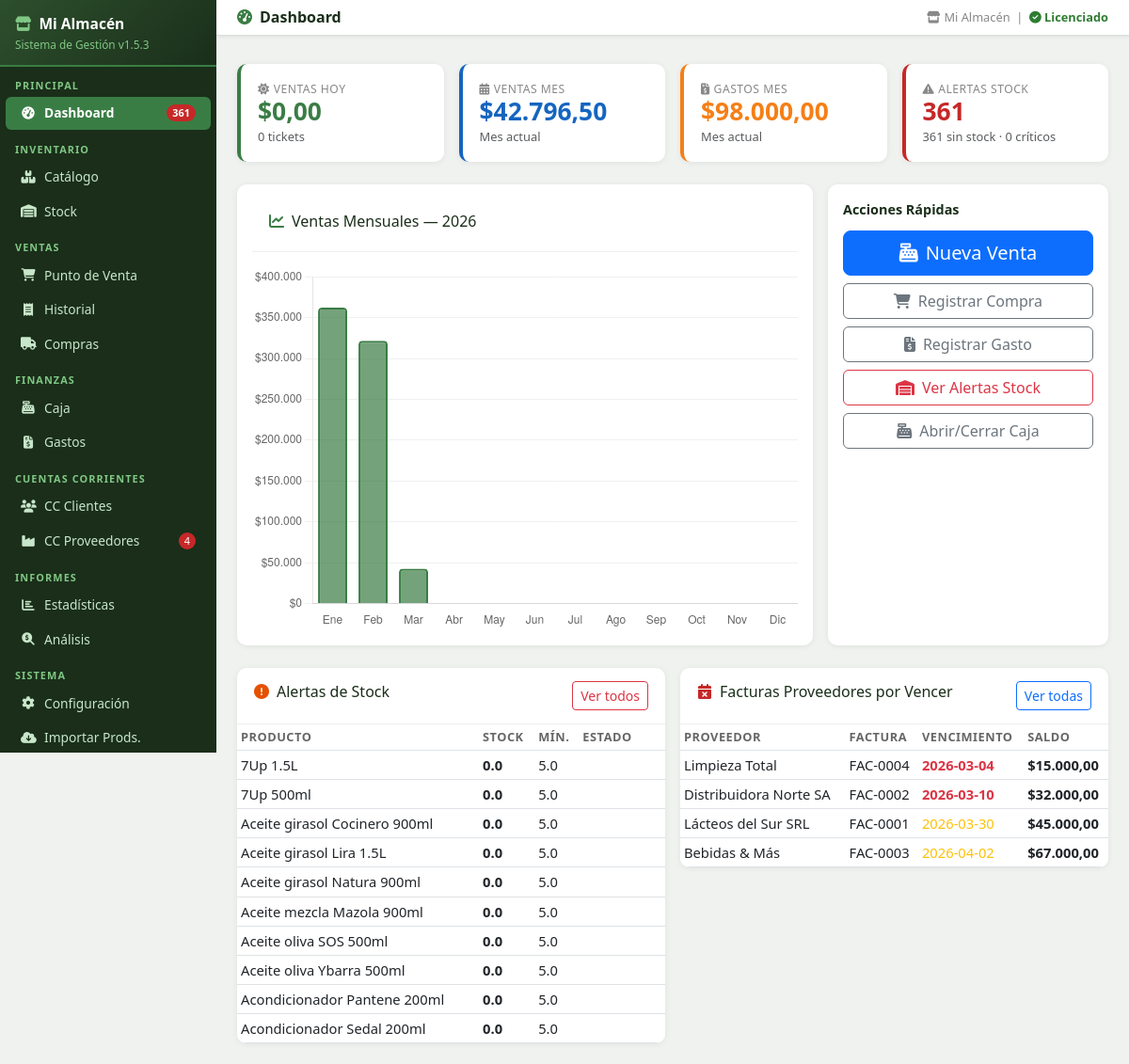
The app's page / (signed in) with its own data.
### tables this page shows
CREATE TABLE config (
            clave TEXT PRIMARY KEY,
            valor TEXT
        );

CREATE TABLE stock (
            id INTEGER PRIMARY KEY AUTOINCREMENT,
            producto_id INTEGER UNIQUE REFERENCES productos(id) ON DELETE CASCADE,
            stock_actual REAL DEFAULT 0,
            stock_minimo REAL DEFAULT 5,
            stock_maximo REAL DEFAULT 50,
            ultimo_ingreso TEXT DEFAULT '',
            proveedor_habitual TEXT DEFAULT ''
        );

CREATE TABLE productos (
            id INTEGER PRIMARY KEY AUTOINCREMENT,
            codigo_interno TEXT UNIQUE NOT NULL,
            codigo_barras TEXT DEFAULT '',
            descripcion TEXT NOT NULL,
            marca TEXT DEFAULT '',
            categoria TEXT DEFAULT '',
            unidad TEXT DEFAULT 'Unidad',
            por_peso INTEGER DEFAULT 0,
            costo REAL DEFAULT 0,
            precio_venta REAL DEFAULT 0,
            iva TEXT DEFAULT '21%',
            activo INTEGER DEFAULT 1,
            created_at TEXT DEFAULT CURRENT_TIMESTAMP
        );

CREATE TABLE facturas_proveedores (
            id INTEGER PRIMARY KEY AUTOINCREMENT,
            proveedor_id INTEGER REFERENCES proveedores(id),
            numero_factura TEXT DEFAULT '',
            fecha TEXT,
            fecha_vencimiento TEXT,
            importe REAL DEFAULT 0,
            pagado REAL DEFAULT 0,
            observaciones TEXT DEFAULT ''
        );

CREATE TABLE proveedores (
            id INTEGER PRIMARY KEY AUTOINCREMENT,
            codigo TEXT UNIQUE,
            nombre TEXT NOT NULL,
            cuit TEXT DEFAULT '',
            telefono TEXT DEFAULT '',
            email TEXT DEFAULT '',
            dias_credito INTEGER DEFAULT 30,
            activo INTEGER DEFAULT 1
        );

### app.py (the view)
@app.route('/')
@login_required
def dashboard():
    kpis = db.get_dashboard_kpis()
    ventas_mes_data = db.get_ventas_por_mes()
    meses_labels = ['Ene','Feb','Mar','Abr','May','Jun','Jul','Ago','Sep','Oct','Nov','Dic']
    ventas_chart = [ventas_mes_data.get(m, {}).get('total', 0) for m in range(1, 13)]
    alertas_stock = db.get_stock_full(alerta_only=True)
    facturas_venc = db.q("""SELECT fp.*,p.nombre as prov FROM facturas_proveedores fp
        JOIN proveedores p ON p.id=fp.proveedor_id
        WHERE fp.fecha_vencimiento<=date('now','+30 days') AND fp.importe>fp.pagado
        ORDER BY fp.fecha_vencimiento LIMIT 5""")
    return render_template('dashboard.html',
        kpis=kpis, ventas_chart=json.dumps(ventas_chart),
        meses_labels=json.dumps(meses_labels),
        alertas_stock=alertas_stock[:10],
        facturas_venc=facturas_venc)

### app.py (called while the page is built)
def login_required(f):
    @wraps(f)
    def decorated(*args, **kwargs):
        if 'user' not in session:
            flash('⚠ Debés iniciar sesión para acceder.', 'warning')
            return redirect(url_for('login', next=request.path))
        return f(*args, **kwargs)
    return decorated

@app.before_request
def before():
    global _scheduler_started
    db.init_db()
    if not _scheduler_started:
        _scheduler_started = True
        iniciar_backup_scheduler()
    public = {'/login', '/static'}
    if any(request.path.startswith(p) for p in public):
        return
    if 'user' in session:
        try:
            inv_at = db.get_config().get('sessions_invalidated_at', '')
            login_at = session.get('login_date', '')
            if inv_at and login_at and login_at < inv_at:
                session.clear()
        except Exception:
            pass
    if 'user' not in session and request.endpoint not in ('login', 'apagar_rapido', 'static', None):
        return redirect(url_for('login', next=request.path))

def fmt_ars(v):
    try:
        return f"${float(v):,.2f}".replace(',','X').replace('.',',').replace('X','.')
    except:
        return "$0,00"

### database.py (called while the page is built, shortened)
def get_conn():
    conn = sqlite3.connect(DB_PATH)
    conn.row_factory = sqlite3.Row
    conn.execute("PRAGMA foreign_keys = ON")
    return conn

def q(sql, params=(), fetchall=True, fetchone=False, commit=False):
    conn = get_conn()
    try:
        c = conn.cursor()
        c.execute(sql, params)
        if commit:
            conn.commit()
            return c.lastrowid
        if fetchone:
            return c.fetchone()
        if fetchall:
            return c.fetchall()
    finally:
        conn.close()

def init_db():
    global _db_initialized
    if _db_initialized:
        return

def get_config():
    rows = q("SELECT clave, valor FROM config")
    return {r['clave']: r['valor'] for r in rows}

def get_ventas_por_mes(year=None):
    if not year:
        year = date.today().year
    rows = q("""SELECT strftime('%m',fecha) as mes,
                ROUND(SUM(total),2) as total,
                COUNT(DISTINCT id) as tickets
                FROM ventas WHERE strftime('%Y',fecha)=? GROUP BY mes ORDER BY mes""",
             (str(year),))
    result = {}
    for r in rows:
        result[int(r['mes'])] = {'total': r['total'], 'tickets': r['tickets']}
    return result

### templates/dashboard.html (shortened to what this page needs)
{% extends 'base.html' %}
{% block page_title %}<i class="fas fa-tachometer-alt me-2" style="color:#3a7d44"></i>Dashboard{% endblock %}
{% block content %}
<div class="row g-3 mb-4">
  <div class="col-sm-6 col-lg-3">
    <div class="kpi-card">
      <div class="kpi-lbl"><i class="fas fa-sun me-1"></i>Ventas Hoy</div>
      <div class="kpi-val">{{ fmt_ars(kpis.ventas_hoy) }}</div>
      <small class="text-muted">{{ kpis.tickets_hoy }} tickets</small>
    </div>
  </div>
  <div class="col-sm-6 col-lg-3">
    <div class="kpi-card blue">
      <div class="kpi-lbl"><i class="fas fa-calendar-alt me-1"></i>Ventas Mes</div>
      <div class="kpi-val">{{ fmt_ars(kpis.ventas_mes) }}</div>
      <small class="text-muted">Mes actual</small>
    </div>
  </div>
  <div class="col-sm-6 col-lg-3">
    <div class="kpi-card orange">
      <div class="kpi-lbl"><i class="fas fa-file-invoice-dollar me-1"></i>Gastos Mes</div>
      <div class="kpi-val">{{ fmt_ars(kpis.gastos_mes) }}</div>
      <small class="text-muted">Mes actual</small>
    </div>
  </div>
  <div class="col-sm-6 col-lg-3">
    <div class="kpi-card {% if kpis.sin_stock > 0 %}red{% endif %}">
      <div class="kpi-lbl"><i class="fas fa-exclamation-triangle me-1"></i>Alertas Stock</div>
      <div class="kpi-val">{{ kpis.sin_stock + kpis.stock_critico }}</div>
      <small class="text-muted">{{ kpis.sin_stock }} sin stock · {{ kpis.stock_critico }} críticos</small>
    </div>
  </div>
</div>
<div class="row g-3 mb-4">
  <div class="col-lg-8">
    <div class="table-card p-3">
      <div class="tc-header mb-3">
        <h6><i class="fas fa-chart-line me-2" style="color:#3a7d44"></i>Ventas Mensuales — {{ today()[:4] }}</h6>
      </div>
      <canvas id="ventasChart" height="200"></canvas>
    </div>
  </div>
  <div class="col-lg-4">
    <div class="table-card p-3 h-100">
      <div class="section-title">Acciones Rápidas</div>
      <div class="d-grid gap-2">
        <a href="/venta" class="btn btn-primary btn-lg">
          <i class="fas fa-cash-register me-2"></i>Nueva Venta
        </a>
        <a href="/compras" class="btn btn-outline-secondary">
          <i class="fas fa-shopping-cart me-2"></i>Registrar Compra
        </a>
        <a href="/gastos" class="btn btn-outline-secondary">
          <i class="fas fa-file-invoice-dollar me-2"></i>Registrar Gasto
        </a>
        <a href="/stock?alerta=1" class="btn btn-outline-danger">
          <i class="fas fa-warehouse me-2"></i>Ver Alertas Stock
        </a>
        <a href="/caja" class="btn btn-outline-secondary">
          <i class="fas fa-cash-register me-2"></i>Abrir/Cerrar Caja
        </a>
      </div>
    </div>
  </div>
</div>
<div class="row g-3">
  <div class="col-lg-6">
    <div class="table-card">
      <div class="tc-header">
        <h6><i class="fas fa-exclamation-circle me-2" style="color:#e65100"></i>Alertas de Stock</h6>
        <a href="/stock?alerta=1" class="ms-auto btn btn-sm btn-outline-danger">Ver todos</a>
      </div>
      <div class="table-responsive">
        <table class="table table-sm mb-0">
          <thead><tr><th>Producto</th><th>Stock</th><th>Mín.</th><th>Estado</th></tr></thead>
          <tbody>
          {% for r in alertas_stock %}
            <tr>
              <td>{{ r.descripcion }}</td>
              <td><strong>{{ r.stock_actual }}</strong></td>
              <td>{{ r.stock_minimo }}</td>
              <td>
                {% if r.estado=='SIN STOCK' %}<span class="badge badge-sinstock">SIN STOCK</span>
                {% elif r.estado=='CRITICO' %}<span class="badge badge-critico">CRÍTICO</span>
                {% else %}<span class="badge badge-bajo">BAJO</span>{% endif %}
              </td>
            </tr>
          {% else %}
            <tr><td colspan="4" class="text-center text-success py-3">
              <i class="fas fa-check-circle"></i> Stock en buen estado
            </td></tr>
          {% endfor %}
          </tbody>
        </table>
      </div>
    </div>
  </div>
  <div class="col-lg-6">
    <div class="table-card">
      <div class="tc-header">
        <h6><i class="fas fa-calendar-times me-2" style="color:#c62828"></i>Facturas Proveedores por Vencer</h6>
        <a href="/cc_proveedores" class="ms-auto btn btn-sm btn-outline-primary">Ver todas</a>
      </div>
      <div class="table-responsive">
        <table class="table table-sm mb-0">
          <thead><tr><th>Proveedor</th><th>Factura</th><th>Vencimiento</th><th>Saldo</th></tr></thead>
          <tbody>
          {% for f in facturas_venc %}
            <tr>
              <td>{{ f.prov }}</td>
              <td>{{ f.numero_factura }}</td>
              <td>
                <span class="{% if f.fecha_vencimiento < today() %}text-danger fw-bold{% else %}text-warning{% endif %}">
                  {{ f.fecha_vencimiento }}
                </span>
              </td>
              <td class="fw-bold">{{ fmt_ars(f.importe - f.pagado) }}</td>
            </tr>
          {% else %}
            <tr><td colspan="4" class="text-center text-success py-3">
              <i class="fas fa-check-circle"></i> Sin facturas pendientes
            </td></tr>
          {% endfor %}
          </tbody>
        </table>
      </div>
    </div>
  </div>
</div>
{% endblock %}
{% block scripts %}
<script>
const ctx = document.getElementById('ventasChart').getContext('2d');
new Chart(ctx, {
  type:'bar',
  data:{
    labels: {{ meses_labels|safe }},
    datasets:[{
      label:'Ventas ($)',
      data: {{ ventas_chart|safe }},
      backgroundColor:'rgba(58,125,68,0.7)',
      borderColor:'rgba(58,125,68,1)',
      borderWidth:2,
      borderRadius:4,
    }]
  },
  options:{
    responsive:true,
    plugins:{legend:{display:false}},
    scales:{
      y:{ticks:{callback:v=>'$'+v.toLocaleString('es-AR')},grid:{color:'#f0f0f0'}},
      x:{grid:{display:false}}
    }
  }
});
</script>
{% endblock %}

### templates/base.html (shortened to what this page needs)
<!DOCTYPE html>
<html lang="es">
<head>
<link href="https://cdn.jsdelivr.net/npm/bootstrap@5.3.0/dist/css/bootstrap.min.css" rel="stylesheet">
<link href="https://cdnjs.cloudflare.com/ajax/libs/font-awesome/6.4.0/css/all.min.css" rel="stylesheet">
</head>
<body>
<div id="sidebar">
  <div class="logo">
    <h5><i class="fas fa-store me-2" style="color:#81c784"></i>{{ cfg_nombre or 'Mi Almacén' }}</h5>
    <small>Sistema de Gestión v{{ app_version }}</small>
  </div>
  <div class="nav-label">Principal</div>
  <a href="/" class="nav-link {% if request.path == '/' %}active{% endif %}">
    <i class="fas fa-tachometer-alt"></i> Dashboard
    {% if alertas_sidebar and (alertas_sidebar.sin_stock + alertas_sidebar.critico) > 0 %}
      <span class="badge-alert">{{ alertas_sidebar.sin_stock + alertas_sidebar.critico }}</span>
    {% endif %}
  </a>
  <div class="nav-label">Inventario</div>
  <a href="/productos" class="nav-link {% if '/productos' in request.path and '/importar' not in request.path %}active{% endif %}">
    <i class="fas fa-boxes"></i> Catálogo
  </a>
  <a href="/stock" class="nav-link {% if '/stock' in request.path %}active{% endif %}">
    <i class="fas fa-warehouse"></i> Stock
  </a>
  <div class="nav-label">Ventas</div>
  <a href="/punto_venta" class="nav-link {% if '/punto_venta' in request.path %}active{% endif %}">
    <i class="fas fa-shopping-cart"></i> Punto de Venta
  </a>
  <a href="/historial" class="nav-link {% if '/historial' in request.path %}active{% endif %}">
    <i class="fas fa-receipt"></i> Historial
  </a>
  <a href="/compras" class="nav-link {% if '/compras' in request.path %}active{% endif %}">
    <i class="fas fa-truck"></i> Compras
  </a>
  <div class="nav-label">Finanzas</div>
  <a href="/caja" class="nav-link {% if '/caja' in request.path %}active{% endif %}">
    <i class="fas fa-cash-register"></i> Caja
  </a>
  <a href="/gastos" class="nav-link {% if '/gastos' in request.path %}active{% endif %}">
    <i class="fas fa-file-invoice-dollar"></i> Gastos
  </a>
  <div class="nav-label">Cuentas Corrientes</div>
  <a href="/cc_clientes" class="nav-link {% if '/cc_clientes' in request.path %}active{% endif %}">
    <i class="fas fa-users"></i> CC Clientes
  </a>
  <a href="/cc_proveedores" class="nav-link {% if '/cc_proveedores' in request.path %}active{% endif %}">
    <i class="fas fa-industry"></i> CC Proveedores
    {% if alertas_sidebar and alertas_sidebar.facturas_por_vencer > 0 %}
      <span class="badge-alert">{{ alertas_sidebar.facturas_por_vencer }}</span>
    {% endif %}
  </a>
  <div class="nav-label">Informes</div>
  <a href="/estadisticas" class="nav-link {% if '/estadisticas' in request.path %}active{% endif %}">
    <i class="fas fa-chart-bar"></i> Estadísticas
  </a>
  <a href="/analisis" class="nav-link {% if '/analisis' in request.path %}active{% endif %}">
    <i class="fas fa-search-dollar"></i> Análisis
  </a>
  <div class="nav-label">Sistema</div>
  <a href="/config" class="nav-link {% if request.path == '/config' %}active{% endif %}">
    <i class="fas fa-cog"></i> Configuración
  </a>
  <a href="/productos/importar" class="nav-link {% if '/importar' in request.path %}active{% endif %}">
    <i class="fas fa-cloud-download-alt"></i> Importar Prods.
  </a>
</div>
<div id="main">
  <div class="topbar">
    <h4>{% block page_title %}Dashboard{% endblock %}</h4>
    <div class="tb-actions">
      <span class="meta">
        <i class="fas fa-store me-1"></i>{{ cfg_nombre or 'Mi Almacén' }}
        &nbsp;|&nbsp;
        {% if demo_status and demo_status.demo and not demo_status.vencido %}
          <span style="color:#e65100;font-weight:600;">DEMO {{ demo_status.dias_restantes }}d</span>
        {% elif demo_status and not demo_status.demo %}
          <span style="color:#2e7d32;font-weight:600;"><i class="fas fa-check-circle"></i> Licenciado</span>
        {% endif %}
      </span>
    </div>
  </div>
  <div class="px-3 pt-2">
  </div>
  <div class="content">
    {% block content %}{% endblock %}
  </div>
</div>
{% block scripts %}{% endblock %}
</body>
</html>

### records on screen
config: valor "Mi Almacén"
stock: descripcion "7Up 1.5L", stock_actual "0.0", stock_minimo "5.0"
stock: descripcion "7Up 500ml", stock_actual "0.0", stock_minimo "5.0"
stock: descripcion "Aceite girasol Cocinero 900ml", stock_actual "0.0", stock_minimo "5.0"
stock: descripcion "Aceite girasol Lira 1.5L", stock_actual "0.0", stock_minimo "5.0"
stock: descripcion "Aceite girasol Natura 900ml", stock_actual "0.0", stock_minimo "5.0"
stock: descripcion "Aceite mezcla Mazola 900ml", stock_actual "0.0", stock_minimo "5.0"
stock: descripcion "Aceite oliva SOS 500ml", stock_actual "0.0", stock_minimo "5.0"
stock: descripcion "Aceite oliva Ybarra 500ml", stock_actual "0.0", stock_minimo "5.0"
stock: descripcion "Acondicionador Pantene 200ml", stock_actual "0.0", stock_minimo "5.0"
stock: descripcion "Acondicionador Sedal 200ml", stock_actual "0.0", stock_minimo "5.0"
facturas_proveedores: prov "Limpieza Total", numero_factura "FAC-0004", fecha_vencimiento "2026-03-04", fmt_ars(f.importe-f.pagado) "$15.000,00"
facturas_proveedores: prov "Distribuidora Norte SA", numero_factura "FAC-0002", fecha_vencimiento "2026-03-10", fmt_ars(f.importe-f.pagado) "$32.000,00"
facturas_proveedores: prov "Lácteos del Sur SRL", numero_factura "FAC-0001", fecha_vencimiento "2026-03-30", fmt_ars(f.importe-f.pagado) "$45.000,00"
facturas_proveedores: prov "Bebidas & Más", numero_factura "FAC-0003", fecha_vencimiento "2026-04-02", fmt_ars(f.importe-f.pagado) "$67.000,00"

### other values on screen
{{ app_version }} "1.5.3"
{{ alertas_sidebar.sin_stock + alertas_sidebar.critico }} "361"
{{ alertas_sidebar.facturas_por_vencer }} "4"
{{ fmt_ars(kpis.ventas_hoy) }} "$0,00"
{{ kpis.tickets_hoy }} "0"
{{ fmt_ars(kpis.ventas_mes) }} "$42.796,50"
{{ fmt_ars(kpis.gastos_mes) }} "$98.000,00"
{{ kpis.sin_stock + kpis.stock_critico }} "361"
{{ kpis.sin_stock }} "361"
{{ kpis.stock_critico }} "0"
chart data {{ ventas_chart|safe }} [362130.0, 321660.0, 42796.5, 0, 0, 0, 0, 0, 0, 0, 0, 0]
